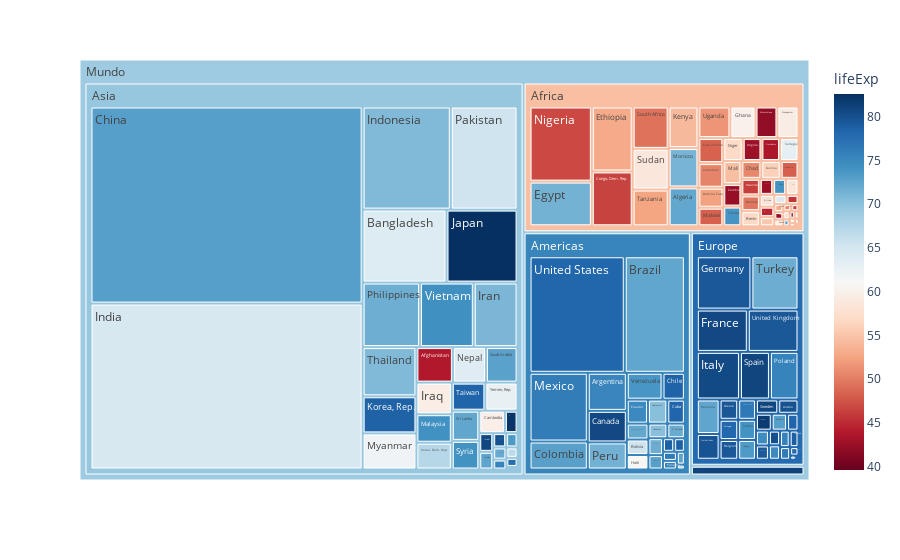

The code cell stored with this chart in its notebook:
### Code cell
# Treemap en Plotly
# https://plotly.com/python/treemaps/
fig = px.treemap(
    df, 
    path=[px.Constant("Mundo"), 'continent', 'country'], 
    values='pop',
    color='lifeExp', # Codificamos una segunda variable numérica utilizando colores
    color_continuous_scale='RdBu',
)
fig.show()

### Figure 1 — Plotly figure (JSON) as saved in the notebook; plotly's stock layout.template omitted (floating-point values rounded to 4 significant figures; data arrays with more than 128 entries replaced by an {"elided": "..."} marker saying what was removed)
{"data": [{"branchvalues": "total", "customdata": {"elided": "148x1 float values"}, "domain": {"x": [0, 1], "y": [0, 1]}, "hovertemplate": "labels=%{label}<br>pop=%{value}<br>parent=%{parent}<br>id=%{id}<br>lifeExp=%{color}<extra></extra>", "ids": {"elided": "148 str values"}, "labels": {"elided": "148 str values"}, "marker": {"coloraxis": "coloraxis", "colors": {"elided": "148 float values"}}, "name": "", "parents": {"elided": "148 str values"}, "type": "treemap", "values": {"elided": "148 int values"}}], "layout": {"coloraxis": {"colorbar": {"title": {"text": "lifeExp"}}, "colorscale": [[0, "rgb(103,0,31)"], [0.1, "rgb(178,24,43)"], [0.2, "rgb(214,96,77)"], [0.3, "rgb(244,165,130)"], [0.4, "rgb(253,219,199)"], [0.5, "rgb(247,247,247)"], [0.6, "rgb(209,229,240)"], [0.7, "rgb(146,197,222)"], [0.8, "rgb(67,147,195)"], [0.9, "rgb(33,102,172)"], [1, "rgb(5,48,97)"]]}, "legend": {"tracegroupgap": 0}, "margin": {"t": 60}}}
